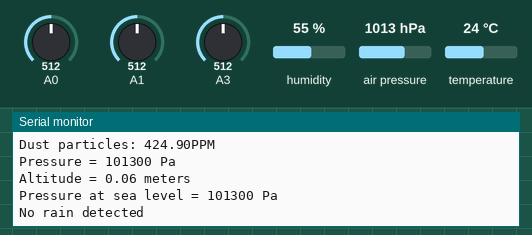
Simulated run of this sketch. Board: Arduino Uno, built with avr-gcc and run on an emulated ATmega328P. On the bench: the last lines printed to the serial monitor. Inputs (shaded band) come from the test bench; at power-on: air pressure 1013 hPa, A3 = 512, A0 = 512, A1 = 512, humidity 55 %, temperature 24 °C.

Above: at 7.7 s.
7.8 s: air pressure set to 1001 hPa
At 11.0 s:
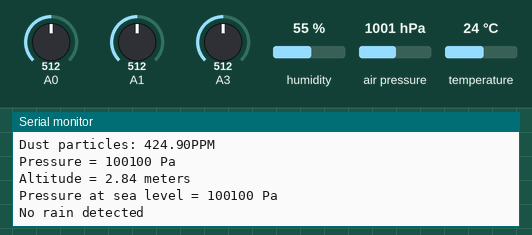
15.8 s: air pressure set to 997 hPa
At 16.4 s:
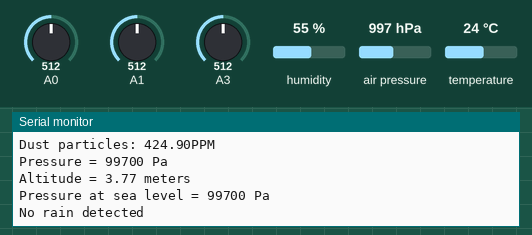
17.3 s: A3 set to 984
25.3 s: A3 set to 1016
At 26.2 s:
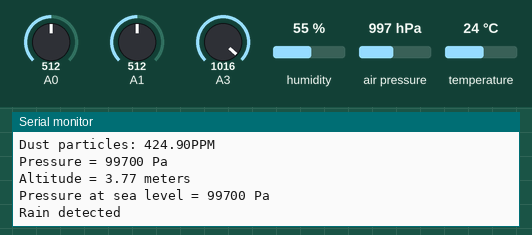
Timing chart, 0 to 28.3 s (numbered marks = the images above; inputs shaded):
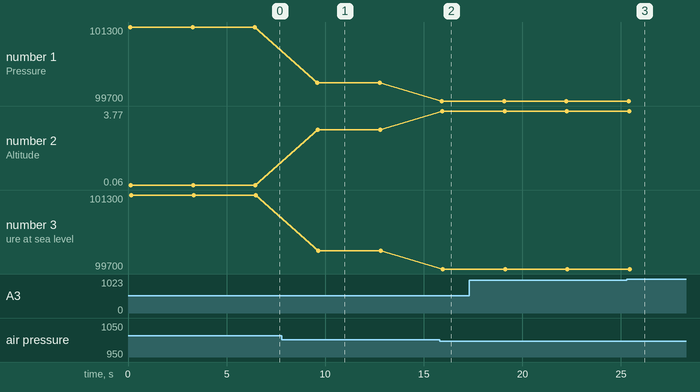

The sketch:

sketch_mar29a.ino
```cpp
//INCLUDES
#include <DHT.h>
#include <Wire.h>
#include <Adafruit_BMP085.h>

//DEFINITIONS
#define DHTPIN 7     // what pin we're connected to
#define DHTTYPE DHT22   // DHT 22  (AM2302)
#define seaLevelPressure_hPa 1013.25

Adafruit_BMP085 bmp;

DHT dht(DHTPIN, DHTTYPE); //// Initialize DHT sensor for normal 16mhz Arduino


//VARIABLES
int chk;
float hum;  //Stores humidity value
float temp; //Stores temperature value
int dust; //Connect dust sensor to Arduino A0 pin
int samplingTime = 280;
int deltaTime = 40;
int sleepTime = 9680;
float voMeasured = 0;
float calcVoltage = 0;
float dustDensity = 0;

void setup()
{
    Serial.begin(9600);
    dht.begin();
}

void loop()
{
    //LIGHT
    unsigned int light;
    //Serial.print("RAW Light data: ");
    light = analogRead(A0);
    //Serial.println(light);
    if(light>=400 && light<700)
    {
      Serial.println("Normal lighting conditions");
    }
    else if(light<400)
    {
      Serial.println("Too bright");
    }

    else if(light>1000)
    {
      Serial.println("Dark environmental conditions");
    }


    //Temp & Humdidity
    //Read data and store it to variables hum and temp
    hum = dht.readHumidity();
    temp= dht.readTemperature();
    //Print temp and humidity values to serial monitor
    Serial.print("Humidity: ");
    Serial.print(hum);
    Serial.print("%, Temp: ");
    Serial.print(temp);
    Serial.println("C");

    //UV values
    float sensorVoltage;
    float uv_sensor;
    uv_sensor = analogRead(1);
    sensorVoltage = uv_sensor/1024*5.0;
    //Serial.print("UV data= ");
    //Serial.print(uv_sensor);
    //Serial.print("UV sensor voltage = ");
    //Serial.print(sensorVoltage);
    //Serial.println(" V");
    if(uv_sensor<=5)
    {
      Serial.println("Normal UV detected");
    }

    else if(uv_sensor>5)
    {
      Serial.println("High atmospheric UV detected");
    }

    //dust
    // power on the LED
    delayMicroseconds(samplingTime);

    voMeasured = analogRead(A0); // read the dust value

    delayMicroseconds(deltaTime);

    delayMicroseconds(sleepTime);

    // 0 - 5V mapped to 0 - 1023 integer values
    // recover voltage
    calcVoltage = voMeasured * (5.0 / 1024.0);

    // linear eqaution taken from http://www.howmuchsnow.com/arduino/airquality/
    // Chris Nafis (c) 2012
    dustDensity = 170 * calcVoltage - 0.1;

    Serial.print("Dust particles: ");
    Serial.print(dustDensity);
    Serial.println("PPM");

    //Baro
    //Serial.print("Temperature = ");
    //Serial.print(bmp.readTemperature());
    //Serial.println(" *C");

    Serial.print("Pressure = ");
    Serial.print(bmp.readPressure());
    Serial.println(" Pa");

    Serial.print("Altitude = ");
    Serial.print((bmp.readAltitude()/100)*2.77);
    Serial.println(" meters");

    Serial.print("Pressure at sea level = ");
    Serial.print(bmp.readSealevelPressure());
    Serial.println(" Pa");

    //Rain
    int value;
    value = analogRead(3);
    //Serial.println("Rain data:");
    //Serial.println(value);
    //value = map(value,0,1023,225,0);
    //Serial.println(value);
    if(value>=1000)
    {
      Serial.println("Rain detected");
    }
    else
    {
      Serial.println("No rain detected");
    }

    Serial.println();
   delay(3000);

}
```

Measured:
- the behaviour switches between 999 and 1000 on A3 (found by bisection; images 2 and 3)
- after the input at 7.8 s, the serial monitor: prints a new line after 1.8 s (image 1)
- after the input at 15.8 s, the serial monitor: prints a new line after 0.12 s (image 2)
- after the input at 25.3 s, the serial monitor: prints a new line after 0.17 s (image 3)
- plotted number 1: 101300 → 100100 after the input at 7.8 s, 100100 → 99700 after the input at 15.8 s
- plotted number 2: 0.06 → 2.84 after the input at 7.8 s, 2.84 → 3.77 after the input at 15.8 s
- plotted number 3: 101300 → 100100 after the input at 7.8 s, 100100 → 99700 after the input at 15.8 s
